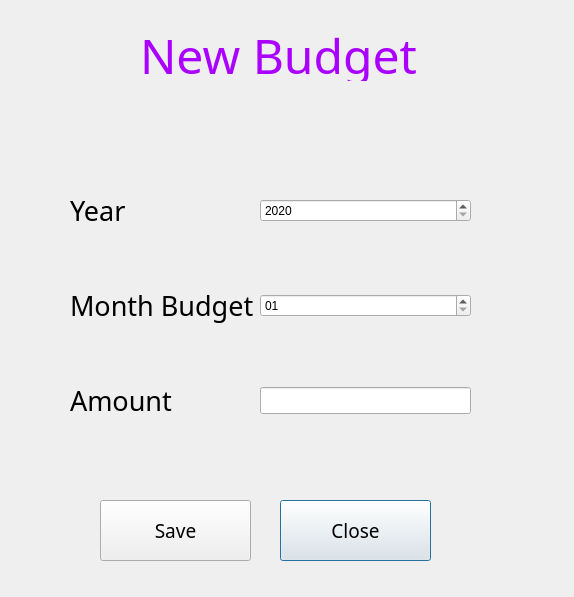
<?xml version="1.0" encoding="UTF-8"?>
<ui version="4.0">
 <class>AddBudget</class>
 <widget class="QDialog" name="AddBudget">
  <property name="geometry">
   <rect>
    <x>0</x>
    <y>0</y>
    <width>574</width>
    <height>597</height>
   </rect>
  </property>
  <property name="windowTitle">
   <string>Dialog</string>
  </property>
  <widget class="QLabel" name="lblNewBudget">
   <property name="geometry">
    <rect>
     <x>140</x>
     <y>30</y>
     <width>301</width>
     <height>51</height>
    </rect>
   </property>
   <property name="font">
    <font>
     <family>MV Boli</family>
     <pointsize>36</pointsize>
     <italic>false</italic>
     <bold>false</bold>
    </font>
   </property>
   <property name="styleSheet">
    <string notr="true">
font: 36pt &quot;MV Boli&quot;;
color:rgb(170, 0, 255)

</string>
   </property>
   <property name="text">
    <string>New Budget </string>
   </property>
  </widget>
  <widget class="QWidget" name="layoutWidget">
   <property name="geometry">
    <rect>
     <x>70</x>
     <y>140</y>
     <width>401</width>
     <height>331</height>
    </rect>
   </property>
   <layout class="QGridLayout" name="gridLayoutBugdet">
    <item row="0" column="0">
     <widget class="QLabel" name="lblYearBugdet">
      <property name="font">
       <font>
        <family>Myanmar Texti</family>
        <pointsize>20</pointsize>
        <italic>false</italic>
        <bold>false</bold>
       </font>
      </property>
      <property name="styleSheet">
       <string notr="true">
font: 20pt &quot;Myanmar Texti&quot;;</string>
      </property>
      <property name="text">
       <string>Year</string>
      </property>
     </widget>
    </item>
    <item row="6" column="0">
     <widget class="QLabel" name="lblAmountBugdet">
      <property name="font">
       <font>
        <family>Myanmar Texti</family>
        <pointsize>20</pointsize>
        <italic>false</italic>
        <bold>false</bold>
       </font>
      </property>
      <property name="styleSheet">
       <string notr="true">
font: 20pt &quot;Myanmar Texti&quot;;</string>
      </property>
      <property name="text">
       <string>Amount</string>
      </property>
     </widget>
    </item>
    <item row="6" column="1">
     <widget class="QLineEdit" name="txtAmountBugdet">
      <property name="font">
       <font>
        <family>Segoe UI</family>
        <pointsize>12</pointsize>
        <italic>false</italic>
        <bold>false</bold>
       </font>
      </property>
      <property name="styleSheet">
       <string notr="true">font: 12pt &quot;Segoe UI&quot;;</string>
      </property>
      <property name="text">
       <string/>
      </property>
      <property name="maxLength">
       <number>20</number>
      </property>
     </widget>
    </item>
    <item row="0" column="1">
     <widget class="QDateEdit" name="dateYear">
      <property name="styleSheet">
       <string notr="true">font: 18pt &quot;Segoe UI&quot;;</string>
      </property>
      <property name="dateTime">
       <datetime>
        <hour>0</hour>
        <minute>0</minute>
        <second>0</second>
        <year>2020</year>
        <month>1</month>
        <day>1</day>
       </datetime>
      </property>
      <property name="minimumDateTime">
       <datetime>
        <hour>0</hour>
        <minute>0</minute>
        <second>0</second>
        <year>2020</year>
        <month>1</month>
        <day>1</day>
       </datetime>
      </property>
      <property name="maximumDate">
       <date>
        <year>2100</year>
        <month>12</month>
        <day>31</day>
       </date>
      </property>
      <property name="minimumDate">
       <date>
        <year>2020</year>
        <month>1</month>
        <day>1</day>
       </date>
      </property>
      <property name="displayFormat">
       <string>yyyy</string>
      </property>
     </widget>
    </item>
    <item row="5" column="0">
     <widget class="QLabel" name="lblMonthBugdet">
      <property name="font">
       <font>
        <family>Myanmar Texti</family>
        <pointsize>20</pointsize>
        <italic>false</italic>
        <bold>false</bold>
       </font>
      </property>
      <property name="styleSheet">
       <string notr="true">
font: 20pt &quot;Myanmar Texti&quot;;</string>
      </property>
      <property name="text">
       <string>Month Budget</string>
      </property>
     </widget>
    </item>
    <item row="5" column="1">
     <widget class="QDateEdit" name="dateMonthBugdet">
      <property name="styleSheet">
       <string notr="true">font: 18pt &quot;Segoe UI&quot;;</string>
      </property>
      <property name="maximumDate">
       <date>
        <year>2100</year>
        <month>12</month>
        <day>31</day>
       </date>
      </property>
      <property name="minimumDate">
       <date>
        <year>2020</year>
        <month>1</month>
        <day>1</day>
       </date>
      </property>
      <property name="displayFormat">
       <string>MM</string>
      </property>
      <property name="calendarPopup">
       <bool>false</bool>
      </property>
     </widget>
    </item>
   </layout>
  </widget>
  <widget class="QPushButton" name="btnCloseBudget">
   <property name="geometry">
    <rect>
     <x>280</x>
     <y>500</y>
     <width>151</width>
     <height>61</height>
    </rect>
   </property>
   <property name="font">
    <font>
     <family>Nirmala UI Semilight</family>
     <pointsize>14</pointsize>
    </font>
   </property>
   <property name="text">
    <string>Close</string>
   </property>
  </widget>
  <widget class="QPushButton" name="btnSaveBudget">
   <property name="geometry">
    <rect>
     <x>100</x>
     <y>500</y>
     <width>151</width>
     <height>61</height>
    </rect>
   </property>
   <property name="font">
    <font>
     <family>Nirmala UI Semilight</family>
     <pointsize>14</pointsize>
    </font>
   </property>
   <property name="text">
    <string>Save</string>
   </property>
  </widget>
 </widget>
 <resources/>
 <connections/>
</ui>
